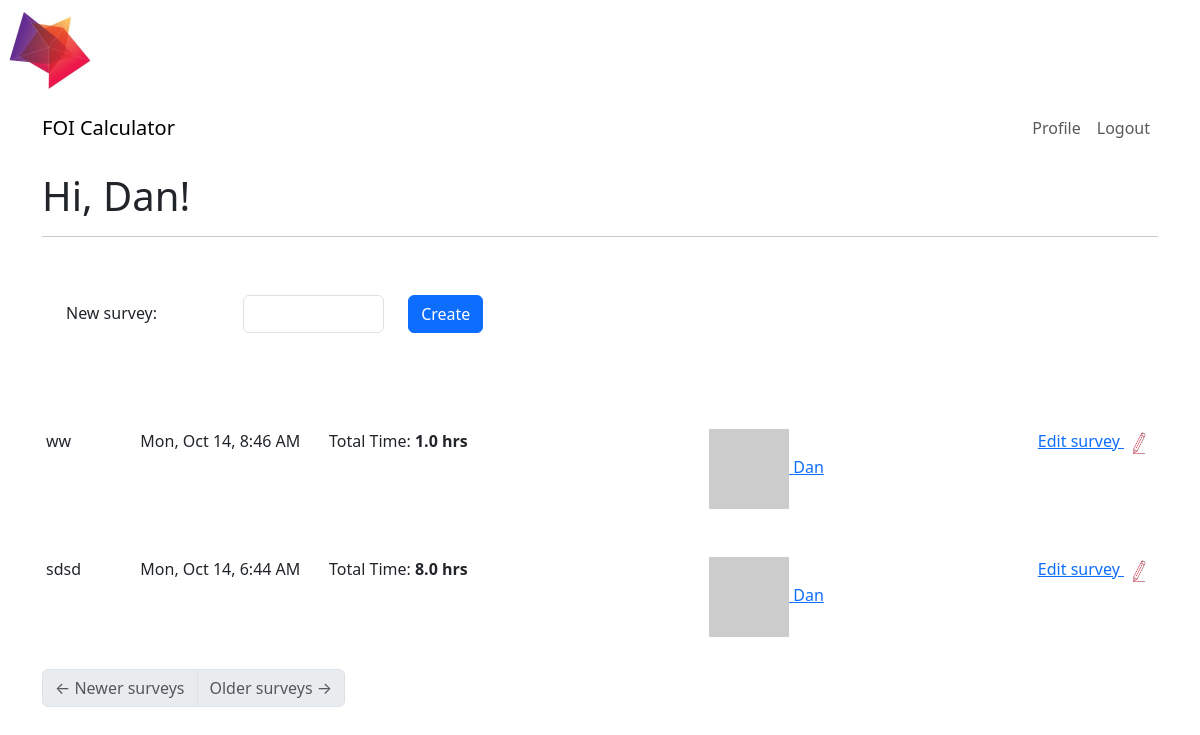
The page /index_survey (signed in) on the database its author committed.
### app/models.py (models this page shows, shortened)
class User(UserMixin, db.Model):
    id: so.Mapped[int] = so.mapped_column(primary_key=True)
    username: so.Mapped[str] = so.mapped_column(sa.String(64), index=True,
                                                unique=True)
    email: so.Mapped[str] = so.mapped_column(sa.String(120), index=True,
                                             unique=True)
    password_hash: so.Mapped[Optional[str]] = so.mapped_column(sa.String(256))
    about_me: so.Mapped[Optional[str]] = so.mapped_column(sa.String(140))
    last_seen: so.Mapped[Optional[datetime]] = so.mapped_column(
        default=lambda: datetime.now(timezone.utc))
    posts: so.WriteOnlyMapped['Post'] = so.relationship(
        back_populates='author')
    surveys: so.WriteOnlyMapped['Survey'] = so.relationship(
        back_populates='author')
    following: so.WriteOnlyMapped['User'] = so.relationship(
        secondary=followers, primaryjoin=(followers.c.follower_id == id),
        secondaryjoin=(followers.c.followed_id == id),
        back_populates='followers')
    followers: so.WriteOnlyMapped['User'] = so.relationship(
        secondary=followers, primaryjoin=(followers.c.followed_id == id),
        secondaryjoin=(followers.c.follower_id == id),
        back_populates='following')
    def avatar(self, size):
        digest = md5(self.email.lower().encode('utf-8')).hexdigest()
        return f'https://www.gravatar.com/avatar/{digest}?d=identicon&s={size}'
    def following_surveys(self):
        Author = so.aliased(User)
        return (
            sa.select(Survey)
            .join(Survey.author.of_type(Author))
            .where(sa.or_(
                Author.id == self.id,
            ))
            .group_by(Survey)
            .order_by(Survey.timestamp.desc())
        )

class Survey(db.Model):
    id: so.Mapped[int] = so.mapped_column(primary_key=True, autoincrement=True)
    timestamp: so.Mapped[datetime] = so.mapped_column(
        index=True, default=lambda: datetime.now(timezone.utc))
    user_id: so.Mapped[int] = so.mapped_column(sa.ForeignKey(User.id),
                                               index=True)
    author: so.Mapped[User] = so.relationship(back_populates='surveys')
    survey_name: so.Mapped[str] = so.mapped_column(sa.String(140), nullable=False, default="Untitled Survey")
    exemptions: so.WriteOnlyMapped['Exemption'] = so.relationship(
        back_populates='author')
    field1: so.Mapped[float] = so.mapped_column(sa.Float,nullable=True)
    comment1: so.Mapped[str] = so.mapped_column(sa.String(140), nullable=True)
    field2: so.Mapped[float] = so.mapped_column(sa.Float,nullable=True)
    comment2: so.Mapped[str] = so.mapped_column(sa.String(140),nullable=True)
    field3: so.Mapped[float] = so.mapped_column(sa.Float,nullable=True)
    comment3: so.Mapped[str] = so.mapped_column(sa.String(140),nullable=True)
    field4: so.Mapped[float] = so.mapped_column(sa.Float,nullable=True)
    comment4: so.Mapped[str] = so.mapped_column(sa.String(140),nullable=True)
    field5: so.Mapped[float] = so.mapped_column(sa.Float,nullable=True)
    comment5: so.Mapped[str] = so.mapped_column(sa.String(140),nullable=True)
    field6: so.Mapped[float] = so.mapped_column(sa.Float,nullable=True)
    comment6: so.Mapped[str] = so.mapped_column(sa.String(140),nullable=True)
    field7: so.Mapped[float] = so.mapped_column(sa.Float,nullable=True)
    comment7: so.Mapped[str] = so.mapped_column(sa.String(140),nullable=True)
    field8: so.Mapped[float] = so.mapped_column(sa.Float,nullable=True)
    comment8: so.Mapped[str] = so.mapped_column(sa.String(140),nullable=True)
    field9: so.Mapped[float] = so.mapped_column(sa.Float,nullable=True)
    comment9: so.Mapped[str] = so.mapped_column(sa.String(140),nullable=True)
    field10: so.Mapped[float] = so.mapped_column(sa.Float,nullable=True)
    comment10: so.Mapped[str] = so.mapped_column(sa.String(140),nullable=True)
    field11: so.Mapped[float] = so.mapped_column(sa.Float,nullable=True)
    field12: so.Mapped[float] = so.mapped_column(sa.Float,nullable=True)
    comment12: so.Mapped[str] = so.mapped_column(sa.String(140),nullable=True)
    field13: so.Mapped[float] = so.mapped_column(sa.Float,nullable=True)
    comment13: so.Mapped[str] = so.mapped_column(sa.String(140),nullable=True)
    field14: so.Mapped[float] = so.mapped_column(sa.Float,nullable=True)
    comment14: so.Mapped[str] = so.mapped_column(sa.String(140),nullable=True)
    field15: so.Mapped[float] = so.mapped_column(sa.Float,nullable=True)
    comment15: so.Mapped[str] = so.mapped_column(sa.String(140),nullable=True)
    field16: so.Mapped[float] = so.mapped_column(sa.Float,nullable=True)
    comment16: so.Mapped[str] = so.mapped_column(sa.String(140),nullable=True)
    field17: so.Mapped[float] = so.mapped_column(sa.Float,nullable=True)
    comment17: so.Mapped[str] = so.mapped_column(sa.String(140),nullable=True)
    field18: so.Mapped[float] = so.mapped_column(sa.Float,nullable=True)
    comment18: so.Mapped[str] = so.mapped_column(sa.String(140),nullable=True)
    field19: so.Mapped[float] = so.mapped_column(sa.Float,nullable=True)
    comment19: so.Mapped[str] = so.mapped_column(sa.String(140),nullable=True)
    result: so.Mapped[float] = so.mapped_column(sa.Float,nullable=True)
    def friendly_timestamp(self):
        return self.timestamp.replace(tzinfo=timezone.utc).astimezone(tz=None).strftime("%a, %b %-d, %-I:%M %p")

### app/routes.py (the view, shortened to what this page needs)
@app.route('/index_survey', methods=['GET', 'POST'])
@login_required
def index_survey():
    form = SurveyForm()
    page = request.args.get('page', 1, type=int)
    surveys = db.paginate(current_user.following_surveys(), page=page,
                        per_page=app.config['POSTS_PER_PAGE'], error_out=False)
    next_url = url_for('index_survey', page=surveys.next_num) \
        if surveys.has_next else None
    prev_url = url_for('index_survey', page=surveys.prev_num) \
        if surveys.has_prev else None
    return render_template('index_survey.html', title='Home',
                           surveys=surveys.items, next_url=next_url,
                           prev_url=prev_url,form=form)

### app/forms.py
class SurveyForm(FlaskForm):
    survey_name = StringField('Name', validators=[DataRequired(),Length(min=0, max=140)])
    submit = SubmitField('Create')

### app/models.py (called while the page is built)
@login.user_loader
def load_user(id):
    return db.session.get(User, int(id))

### app/routes.py (called while the page is built)
@app.before_request
def before_request():
    if current_user.is_authenticated:
        current_user.last_seen = datetime.now(timezone.utc)
        db.session.commit()

### app/templates/index_survey.html
{% extends "base.html" %}
{% import "form_layouts.html" as wtf %}
{% block content %}
    <h1>Hi, {{ current_user.username }}!</h1>
    <hr>
    <br>
    <nav aria-label="Post navigation">
        <ul class="pagination">
            <li class="page-item">
                {% if form %}
                {{ wtf.new_survey_form(form) }}
                {% endif %}
            </li>
        </ul>
    </nav>
    {% for survey in surveys %}
        {% include '_survey.html' %}
    {% endfor %}
    <nav aria-label="Post navigation">
        <ul class="pagination">
            <li class="page-item{% if not prev_url %} disabled{% endif %}">
                <a class="page-link" href="{{ prev_url }}">
                    <span aria-hidden="true">&larr;</span> Newer surveys
                </a>
            </li>
            <li class="page-item{% if not next_url %} disabled{% endif %}">
                <a class="page-link" href="{{ next_url }}">
                    Older surveys <span aria-hidden="true">&rarr;</span>
                </a>
            </li>
        </ul>
    </nav>
{% endblock %}

### app/templates/_survey.html
    <table class="table table-hover">
        <div class="p-3 row">
            <div class="p-0 col">
                <div class="p-0 row">
                    <div  class="col-lg-1 col-md-1 col-sm-3 col-1">
                        {{ survey.survey_name}}
                    </div>
                    <div style="background-color:rgb(255, 255, 255);text-align: left;"class="col-lg-2 col-md-2 col-sm-3 col-2">
                        {{ survey.friendly_timestamp()}}
                    </div>
                    <div  class="col-lg-2 col-md-2 col-sm-3 col-2">
                         Total Time: <b>{{ survey.result}} hrs</b>
                    </div>
                    <div style="text-align:right; background-color:rgb(255, 255, 255); text-align: right;" class="col-lg-7 col-md-7 col-sm-3 col-7">
                        <div class="row">
                            <div class="col">
                                <a class="" href="{{ url_for('user', username=survey.author.username) }}">
                                    <img src="{{ survey.author.avatar(25) }}" />
                                    {{ survey.author.username }}
                                </a>
                            </div>
                            <div class="col">
                                <a style="vertical-align: top;" href="{{ url_for('edit_survey', id=survey.id) }}">
                                    Edit survey
                                </a>
                                <a class="" href="{{ url_for('edit_survey', id=survey.id) }}">
                                    <img style="width:30px" src="{{ url_for('static', filename='images/edit3.png') }}" />
                                </a>
                            </div>
                        </div>
                    </div>
                </div>
            </div>
        </div>
    </table>

### rows shown on the page
User: username "Dan"
Survey: survey_name "ww", friendly_timestamp "Mon, Oct 14, 8:46 AM", result "1.0", author.username "Dan"
Survey: survey_name "sdsd", friendly_timestamp "Mon, Oct 14, 6:44 AM", result "8.0", author.username "Dan"
